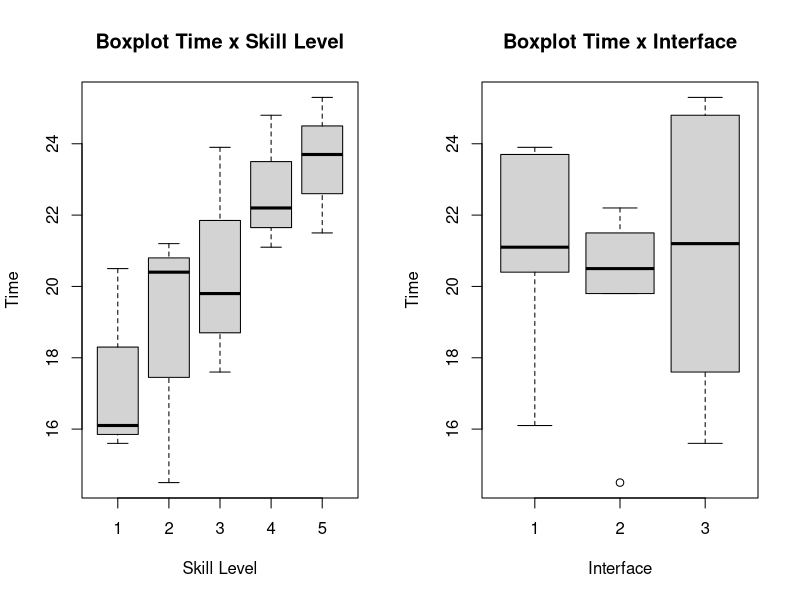
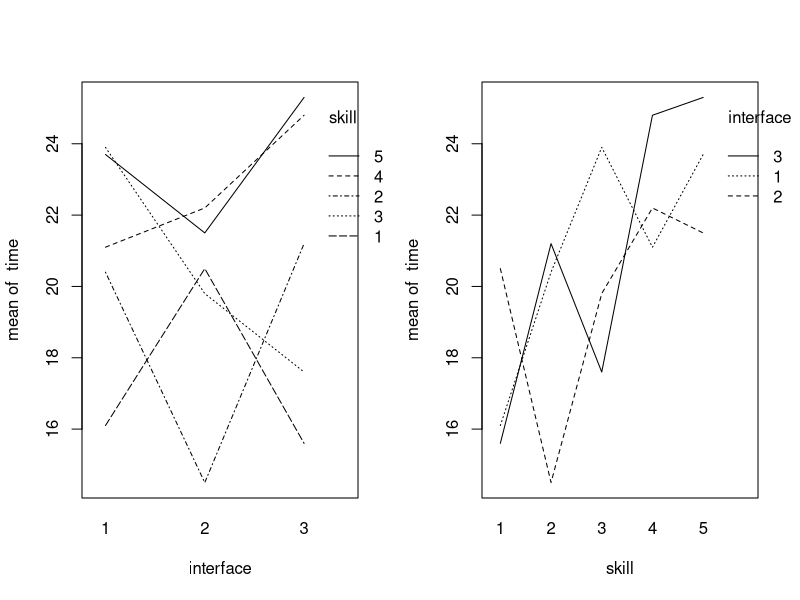
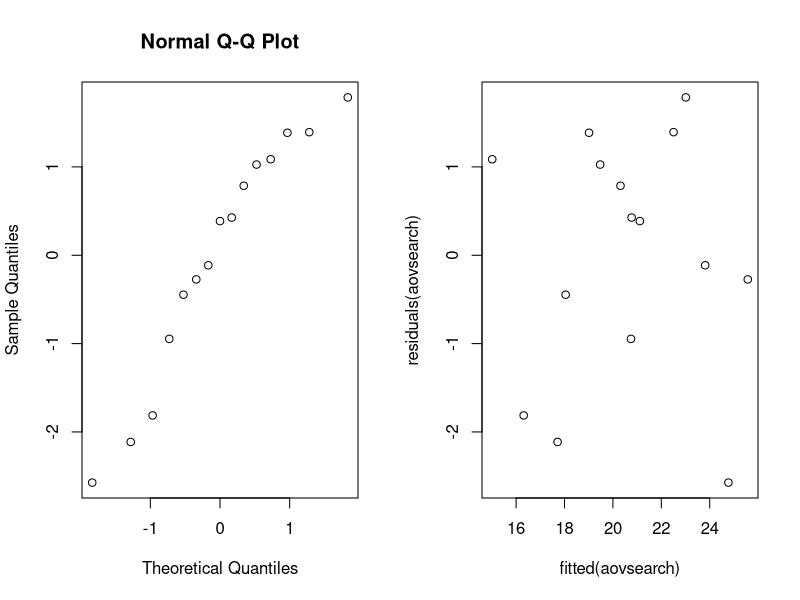
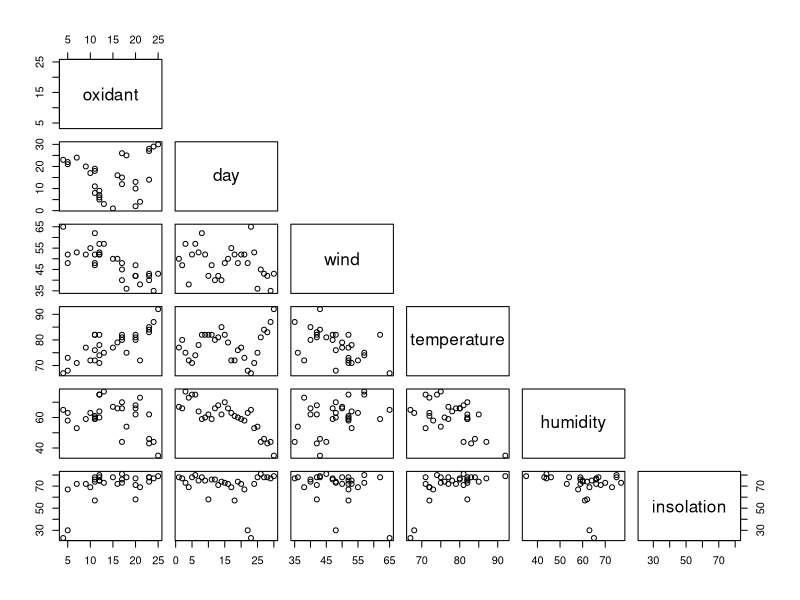
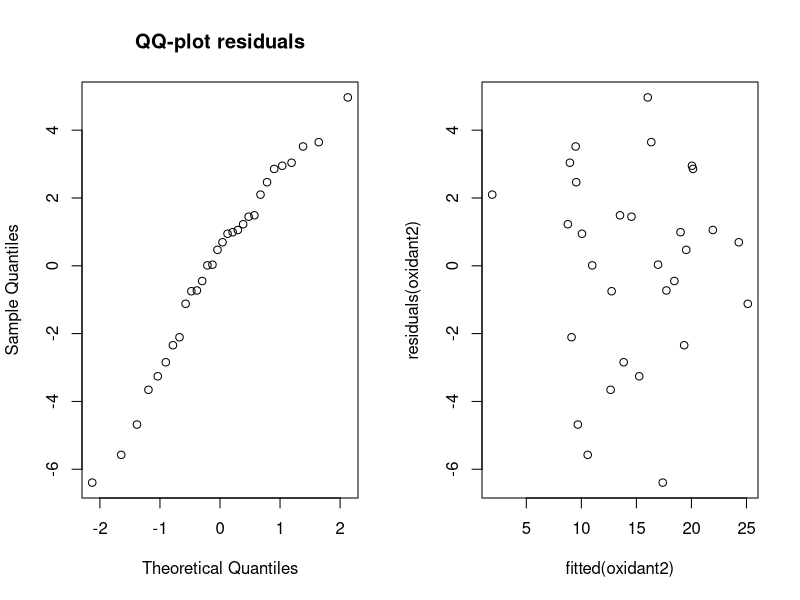

Write the R code that produced these figures, in order.
### Exercise 3

# Question 1
cream= read.table("cream.txt",header = TRUE)

cream$batch= as.factor(cream$batch)
cream$position= as.factor(cream$position)
cream$starter= as.factor(cream$starter)

creamaov= lm(acidity ~ starter + batch + position,data = cream)
summary(creamaov)

# Question 2
library(multcomp)
creammult= glht(creamaov,linfct = mcp(starter="Tukey"))
summary(creammult)

# Question 3
# In Word File

# Question 4
confint(creammult)

### Exercise 2
search = read.table("search.txt", header = TRUE)


# Question 1:
B = 5
I = 3
skill = as.factor(rep(1:B, I))
interface = as.factor(rep(1:I, B))
studentindex = sample(1:B*I)
search_random_frame= data.frame(cbind(skill, interface, studentindex))
search_random_frame

# Question 2:
attach(search)

par(mfrow=c(1,2))
boxplot(time~skill, main="Boxplot Time x Skill Level", ylab="Time", xlab="Skill Level")
boxplot(time~interface, main="Boxplot Time x Interface", ylab="Time", xlab="Interface")

par(mfrow=c(1,2))
interaction.plot(interface, skill, time); interaction.plot(skill, interface, time); 

# Question 3:
search$skill <- factor(search$skill)
search$interface <-  factor(search$interface)
aovsearch = lm(time~interface+skill, data = search)
anova(aovsearch)

# Question 4: ?
summary(aovsearch)
# Result is generated from summary of anova
estimatedTime = 15.013 +  5.300  + 4.460  

# Question 5:
par(mfrow=c(1,2))
qqnorm(residuals(aovsearch))
plot(fitted(aovsearch), residuals(aovsearch))

# Question 6: ?
friedman.test(time, interface, skill, data = search)
#friedman.test(time~interface|skill, data = search)

# Question 7:
oneaovsearch = lm(time~interface, data = search)
anova(oneaovsearch)

### Exercise 4
library(lme4)
# Question 1
cow = read.table("cow.txt", header = TRUE)
cow$id = factor(cow$id)
cow$per = factor(cow$per)

cowlm = lm(milk~treatment+id+per, data = cow)
summary(cowlm)


# Question 2: Result from question 1

# Question 3
cowlmer = lmer(milk~treatment+order+per+(1|id), data = cow)
summary(cowlmer)

# Question 4
attach(cow)
t.test(milk[treatment=="A"],milk[treatment=="B"],paired=TRUE)

### Exercise 6

# Question 1
airpollution= read.table("airpollution.txt", header = TRUE)
pairs(oxidant ~ day + wind + temperature + humidity + insolation , data= airpollution, upper.panel= NULL)

# Question 2
oxidant_day= lm(oxidant ~ day, data = airpollution)
summary(oxidant_day)
#p_value: 0.582

oxidant_wind= lm(oxidant ~ wind, data = airpollution)
summary(oxidant_wind)
#p_value: 8.20e-07

oxidant_temperature=lm(oxidant ~ temperature, data = airpollution)
summary(oxidant_temperature)
#p_value: 1.17e-06

oxidant_humidity=lm(oxidant ~ humidity, data = airpollution)
summary(oxidant_humidity)
#p_value: 0.056317

oxidant_insolation=lm(oxidant ~ insolation, data = airpollution)
summary(oxidant_insolation)
#p_value: 0.00441

## step 1 - select the smallest p-value (wind)
oxidant1= lm(oxidant ~ wind, data = airpollution)
summary(oxidant1)

## step 2 - select second smallest p-value (temperature)
oxidant2=lm(oxidant ~ wind + temperature, data = airpollution)
summary(oxidant2)

## step 3 - select third smallest p-value (insolation)
oxidant3=lm(oxidant ~ wind + temperature + insolation, data = airpollution)
summary(oxidant3)

## Best Model
oxidant2

# Question 3
## step 1 - full model
oxidant5= lm(oxidant ~ wind + temperature + insolation + humidity + day, data = airpollution)
summary(oxidant5)

## step 2 - remove the highest p-value (day)
oxidant4= lm(oxidant ~ wind + temperature + insolation + humidity , data = airpollution)
summary(oxidant4)

## step 3 - remove second highest p-value (insolation)
oxidant3= lm(oxidant ~ wind + temperature + humidity , data = airpollution)
summary(oxidant3)

## step 4 - remove third highest p-value (humidity)
oxidant2= lm(oxidant ~ wind + temperature , data = airpollution)
summary(oxidant2)

# Question 4
## Best Model
oxidant2

# Question 5
par(mfrow=c(1,2))
qqnorm(residuals(oxidant2), main = "QQ-plot residuals")
plot(fitted(oxidant2),residuals(oxidant2))
